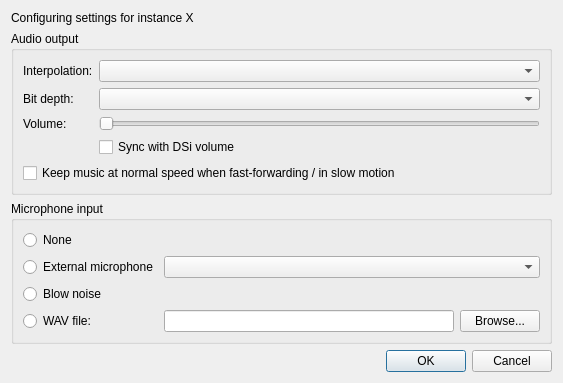
<?xml version="1.0" encoding="UTF-8"?>
<ui version="4.0">
 <class>AudioSettingsDialog</class>
 <widget class="QDialog" name="AudioSettingsDialog">
  <property name="geometry">
   <rect>
    <x>0</x>
    <y>0</y>
    <width>482</width>
    <height>301</height>
   </rect>
  </property>
  <property name="sizePolicy">
   <sizepolicy hsizetype="Fixed" vsizetype="Fixed">
    <horstretch>0</horstretch>
    <verstretch>0</verstretch>
   </sizepolicy>
  </property>
  <property name="windowTitle">
   <string>Audio settings - melonDS</string>
  </property>
  <layout class="QVBoxLayout" name="verticalLayout">
   <property name="sizeConstraint">
    <enum>QLayout::SetFixedSize</enum>
   </property>
   <item>
    <widget class="QLabel" name="lblInstanceNum">
     <property name="text">
      <string>Configuring settings for instance X</string>
     </property>
    </widget>
   </item>
   <item>
    <widget class="QGroupBox" name="groupBox">
     <property name="title">
      <string>Audio output</string>
     </property>
     <layout class="QGridLayout" name="gridLayout_2">
      <item row="2" column="0">
       <widget class="QLabel" name="label">
        <property name="text">
         <string>Volume:</string>
        </property>
       </widget>
      </item>
      <item row="2" column="1">
       <widget class="QSlider" name="slVolume">
        <property name="whatsThis">
         <string>&lt;html&gt;&lt;head/&gt;&lt;body&gt;&lt;p&gt;Controls the volume of the audio output.&lt;/p&gt;&lt;/body&gt;&lt;/html&gt;</string>
        </property>
        <property name="maximum">
         <number>256</number>
        </property>
        <property name="pageStep">
         <number>16</number>
        </property>
        <property name="orientation">
         <enum>Qt::Horizontal</enum>
        </property>
       </widget>
      </item>
      <item row="3" column="1">
        <widget class="QCheckBox" name="chkSyncDSiVolume">
         <property name="whatsThis">
          <string>&lt;html&gt;&lt;head/&gt;&lt;body&gt;&lt;p&gt;Synchronizes the output volume with the DSi hardware volume.&lt;/p&gt;&lt;/body&gt;&lt;/html&gt;</string>
         </property>
         <property name="text">
          <string>Sync with DSi volume</string>
         </property>
        </widget>
      </item>
      <item row="4" column="0" colspan="2">
       <widget class="QCheckBox" name="chkKeepMusicSpeed">
        <property name="whatsThis">
         <string>&lt;html&gt;&lt;head/&gt;&lt;body&gt;&lt;p&gt;While fast-forwarding or in slow motion, runs the DS sound hardware (ARM7 timers and SPU) on real time, so music and sound effects keep their normal speed and pitch while the game runs faster or slower.&lt;/p&gt;&lt;/body&gt;&lt;/html&gt;</string>
        </property>
        <property name="text">
         <string>Keep music at normal speed when fast-forwarding / in slow motion</string>
        </property>
       </widget>
      </item>
      <item row="0" column="0">
       <widget class="QLabel" name="label_2">
        <property name="text">
         <string>Interpolation:</string>
        </property>
       </widget>
      </item>
      <item row="0" column="1">
       <widget class="QComboBox" name="cbInterpolation">
        <property name="whatsThis">
         <string>&lt;html&gt;&lt;head/&gt;&lt;body&gt;&lt;p&gt;Applies interpolation to audio samples for better quality. Option &amp;quot;None&amp;quot; is accurate to DS hardware.&lt;/p&gt;&lt;/body&gt;&lt;/html&gt;</string>
        </property>
       </widget>
      </item>
      <item row="1" column="0">
       <widget class="QLabel" name="label_3">
        <property name="text">
         <string>Bit depth:</string>
        </property>
       </widget>
      </item>
      <item row="1" column="1">
       <widget class="QComboBox" name="cbBitDepth">
        <property name="whatsThis">
         <string>&lt;html&gt;&lt;head/&gt;&lt;body&gt;&lt;p&gt;The bit depth of audio playback. If set to &quot;Automatic&quot; this will be 10-bit for DS mode and 16-bit for DSi mode.&lt;/p&gt;&lt;/body&gt;&lt;/html&gt;</string>
        </property>
       </widget>
      </item>
     </layout>
    </widget>
   </item>
   <item>
    <widget class="QGroupBox" name="groupBox_2">
     <property name="title">
      <string>Microphone input</string>
     </property>
     <layout class="QGridLayout" name="gridLayout">
      <item row="3" column="1">
       <widget class="QPathInput" name="txtMicWavPath">
        <property name="minimumSize">
         <size>
          <width>290</width>
          <height>0</height>
         </size>
        </property>
        <property name="whatsThis">
         <string>&lt;html&gt;&lt;head/&gt;&lt;body&gt;&lt;p&gt;Forward a WAV file to the emulated microphone.&lt;/p&gt;&lt;p&gt;This input mode is activated by holding the microphone hotkey (see Input and Hotkeys).&lt;/p&gt;&lt;/body&gt;&lt;/html&gt;</string>
        </property>
       </widget>
      </item>
      <item row="3" column="0">
       <widget class="QRadioButton" name="rbMicWav">
        <property name="whatsThis">
         <string>&lt;html&gt;&lt;head/&gt;&lt;body&gt;&lt;p&gt;Forward a WAV file to the emulated microphone.&lt;/p&gt;&lt;p&gt;This input mode is activated by holding the microphone hotkey (see Input and Hotkeys).&lt;/p&gt;&lt;/body&gt;&lt;/html&gt;</string>
        </property>
        <property name="text">
         <string>WAV file:</string>
        </property>
       </widget>
      </item>
      <item row="3" column="2">
       <widget class="QPushButton" name="btnMicWavBrowse">
        <property name="text">
         <string>Browse...</string>
        </property>
       </widget>
      </item>
      <item row="1" column="0">
       <widget class="QRadioButton" name="rbMicExternal">
        <property name="whatsThis">
         <string>&lt;html&gt;&lt;head/&gt;&lt;body&gt;&lt;p&gt;Input from an external microphone, if available, will be forwarded to the emulated microphone.&lt;/p&gt;&lt;/body&gt;&lt;/html&gt;</string>
        </property>
        <property name="text">
         <string>External microphone</string>
        </property>
       </widget>
      </item>
      <item row="1" column="1" colspan="2">
        <widget class="QComboBox" name="cbMic">
         <property name="whatsThis"> 
          <string>&lt;html&gt;&lt;head/&gt;&lt;body&gt;&lt;p&gt;The selected microphone to be used.&lt;/p&gt;&lt;/body&gt;&lt;/html&gt;</string>       
         </property>
        </widget>
      </item>
      <item row="2" column="0" colspan="3">
       <widget class="QRadioButton" name="rbMicNoise">
        <property name="whatsThis">
         <string>&lt;html&gt;&lt;head/&gt;&lt;body&gt;&lt;p&gt;Noise will be forwarded to the emulated microphone, simulating blowing into the microphone.&lt;/p&gt;&lt;p&gt;This input mode is activated by holding the microphone hotkey (see Input and Hotkeys).&lt;/p&gt;&lt;/body&gt;&lt;/html&gt;</string>
        </property>
        <property name="text">
         <string>Blow noise</string>
        </property>
       </widget>
      </item>
      <item row="0" column="0" colspan="3">
       <widget class="QRadioButton" name="rbMicNone">
        <property name="whatsThis">
         <string>&lt;html&gt;&lt;head/&gt;&lt;body&gt;&lt;p&gt;No microphone input.&lt;/p&gt;&lt;/body&gt;&lt;/html&gt;</string>
        </property>
        <property name="text">
         <string>None</string>
        </property>
       </widget>
      </item>
     </layout>
    </widget>
   </item>
   <item>
    <widget class="QDialogButtonBox" name="buttonBox">
     <property name="orientation">
      <enum>Qt::Horizontal</enum>
     </property>
     <property name="standardButtons">
      <set>QDialogButtonBox::Cancel|QDialogButtonBox::Ok</set>
     </property>
    </widget>
   </item>
  </layout>
 </widget>
 <customwidgets>
  <customwidget>
   <class>QPathInput</class>
   <extends>QLineEdit</extends>
   <header>QPathInput.h</header>
  </customwidget>
 </customwidgets>
 <tabstops>
  <tabstop>cbInterpolation</tabstop>
  <tabstop>cbBitDepth</tabstop>
  <tabstop>slVolume</tabstop>
  <tabstop>chkSyncDSiVolume</tabstop>
  <tabstop>rbMicNone</tabstop>
  <tabstop>rbMicExternal</tabstop>
  <tabstop>rbMicNoise</tabstop>
  <tabstop>rbMicWav</tabstop>
  <tabstop>txtMicWavPath</tabstop>
  <tabstop>btnMicWavBrowse</tabstop>
 </tabstops>
 <resources/>
 <connections>
  <connection>
   <sender>buttonBox</sender>
   <signal>accepted()</signal>
   <receiver>AudioSettingsDialog</receiver>
   <slot>accept()</slot>
   <hints>
    <hint type="sourcelabel">
     <x>248</x>
     <y>254</y>
    </hint>
    <hint type="destinationlabel">
     <x>157</x>
     <y>274</y>
    </hint>
   </hints>
  </connection>
  <connection>
   <sender>buttonBox</sender>
   <signal>rejected()</signal>
   <receiver>AudioSettingsDialog</receiver>
   <slot>reject()</slot>
   <hints>
    <hint type="sourcelabel">
     <x>316</x>
     <y>260</y>
    </hint>
    <hint type="destinationlabel">
     <x>286</x>
     <y>274</y>
    </hint>
   </hints>
  </connection>
 </connections>
</ui>
